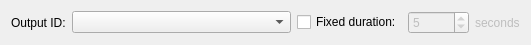
<?xml version="1.0" encoding="UTF-8"?>
<ui version="4.0">
 <class>CameraOutputBusinessActionWidget</class>
 <widget class="QWidget" name="CameraOutputBusinessActionWidget">
  <property name="geometry">
   <rect>
    <x>0</x>
    <y>0</y>
    <width>531</width>
    <height>38</height>
   </rect>
  </property>
  <property name="windowTitle">
   <string/>
  </property>
  <layout class="QHBoxLayout" name="horizontalLayout" stretch="0,1,0">
   <item>
    <widget class="QLabel" name="label">
     <property name="text">
      <string>Output ID:</string>
     </property>
     <property name="buddy">
      <cstring>relayComboBox</cstring>
     </property>
    </widget>
   </item>
   <item>
    <widget class="QComboBox" name="relayComboBox"/>
   </item>
   <item>
    <widget class="QWidget" name="fixedDurationWidget" native="true">
     <layout class="QHBoxLayout" name="horizontalLayout_2">
      <property name="leftMargin">
       <number>0</number>
      </property>
      <property name="topMargin">
       <number>0</number>
      </property>
      <property name="rightMargin">
       <number>0</number>
      </property>
      <property name="bottomMargin">
       <number>0</number>
      </property>
      <item>
       <widget class="QCheckBox" name="fixedDurationCheckBox">
        <property name="text">
         <string>Fixed duration:</string>
        </property>
       </widget>
      </item>
      <item>
       <widget class="QSpinBox" name="fixedDurationSpinBox">
        <property name="enabled">
         <bool>false</bool>
        </property>
        <property name="correctionMode">
         <enum>QAbstractSpinBox::CorrectToNearestValue</enum>
        </property>
        <property name="minimum">
         <number>1</number>
        </property>
        <property name="maximum">
         <number>60000</number>
        </property>
        <property name="value">
         <number>5</number>
        </property>
       </widget>
      </item>
      <item>
       <widget class="QLabel" name="fixedDurationSuffixLabel">
        <property name="enabled">
         <bool>false</bool>
        </property>
        <property name="text">
         <string>seconds</string>
        </property>
       </widget>
      </item>
     </layout>
    </widget>
   </item>
  </layout>
 </widget>
 <tabstops>
  <tabstop>relayComboBox</tabstop>
 </tabstops>
 <resources/>
 <connections/>
</ui>
